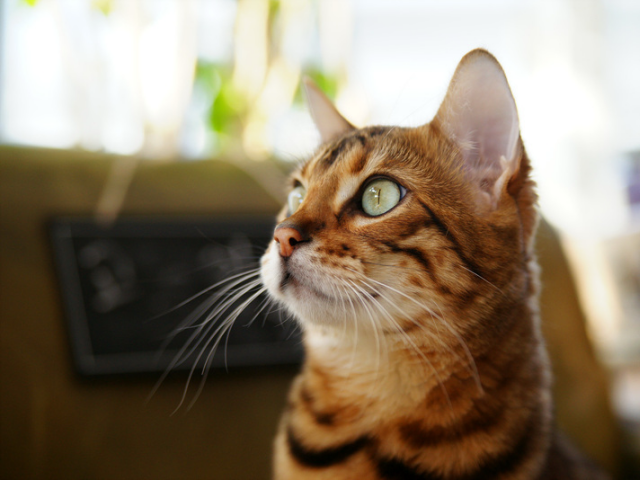
#> input picture ch01/cat.bmp, 640 x 480 px
$ python matplot.py
#> lines starting #> are read from the running program, lines starting #| are printed output that depends on the picture
# [15 lines of commented-out code are left out]

import matplotlib.pyplot as plt
import cv2

imgBGR = cv2.imread("cat.bmp")
#> imgBGR is the input picture: shape (480, 640, 3); mean B, G, R 104.5, 125.6, 140.8
imgRGB = cv2.cvtColor(imgBGR, cv2.COLOR_BGR2RGB)
imgGray = cv2.imread("cloud.jpg", cv2.IMREAD_GRAYSCALE)
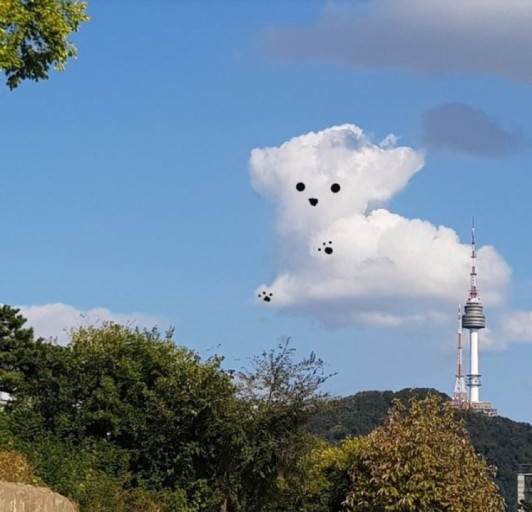
#> input picture ch01/images/cloud.jpg, 532 x 512 px, found by its file name
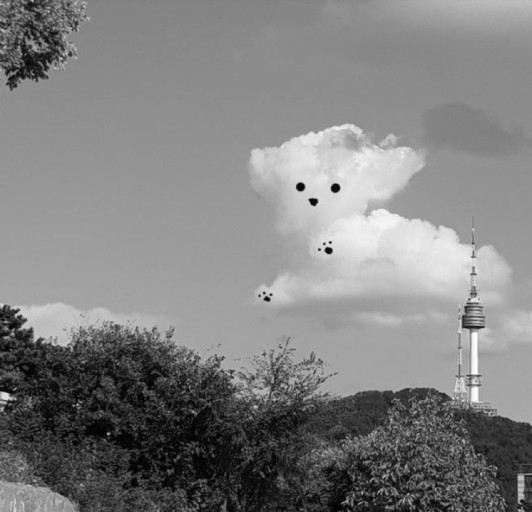
#> imgGray: shape (512, 532); min 0, max 255, mean 128.7

imgRED = cv2.imread("cloud2.jpg")
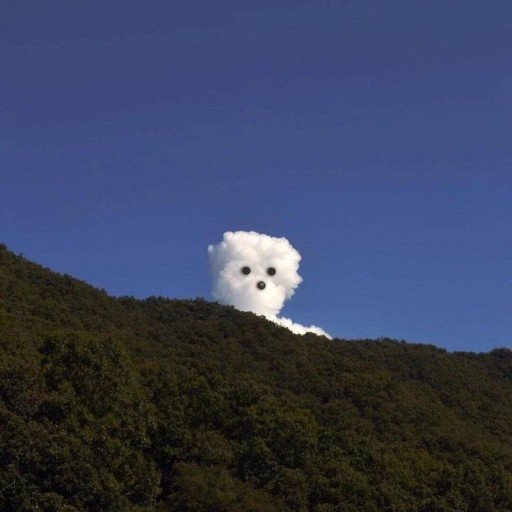
#> input picture ch01/images/cloud2.jpg, 512 x 512 px, found by its file name
#> imgRED is the input picture: shape (512, 512, 3); mean B, G, R 92.2, 65.5, 57.3
imgBLUE = cv2.imread("cloud3.jpg")
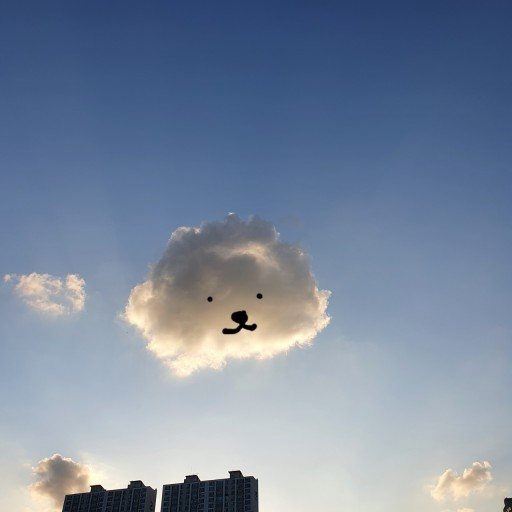
#> input picture ch01/images/cloud3.jpg, 512 x 512 px, found by its file name
#> imgBLUE is the input picture: shape (512, 512, 3); mean B, G, R 158.2, 136.6, 122

# 두 개의 영상을 함께 출력
plt.subplot(221), plt.axis("off"), plt.imshow(
    imgRGB
)  # 첫번째가 행, 두번째가 열, 세번째가 칸(총 2행 2열 중에 1번째)
plt.subplot(222), plt.axis("off"), plt.imshow(imgGray, cmap="gray")  # 총 2행 2열 중에 2번째 칸
plt.subplot(223), plt.axis("off"), plt.imshow(imgRED)  # 총 2행 2열 중에 3번째 칸 사진
plt.subplot(224), plt.axis("off"), plt.imshow(imgBLUE)  # 총 2행 2열 중에 4번째 칸 사진
plt.show()
#> figure, not shown here; B, G, R data is drawn as R, G, B
